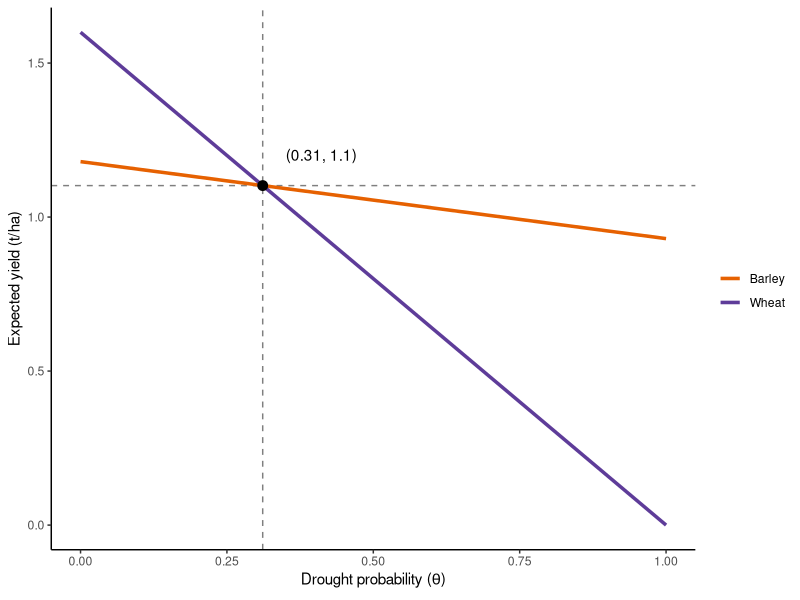

Write the R code that produced this figure. (Note: this script raises an error after producing the figure.)
## ---- chunk 1
knitr::opts_chunk$set(echo = FALSE, cache = TRUE)
library(raster)
library(ncdf4)
library(tidyverse)
library(patchwork)
## ---- chunk 2
wheat_dry <- 0
wheat_normal <- 1.6

barley_dry <- 0.93
barley_normal <- 1.18
## ---- chunk 3
expected_yield_wheat <- function(risk) {
  risk * wheat_dry + (1 - risk) * wheat_normal
}

expected_yield_barley <- function(risk) {
  risk * barley_dry + (1 - risk) * barley_normal
}

expected_yield <- function(risk) {
  expected_yield_wheat(risk) + expected_yield_barley(risk)
}

indiff <- tibble(risk = (barley_normal - wheat_normal) / (wheat_dry - wheat_normal - barley_dry + barley_normal),
                 yield = risk * wheat_dry + (1 - risk) * wheat_normal)
indiff_label <- paste0('(', round(indiff$risk, 2), ', ', round(indiff$yield, 2), ')')

tibble(risk = seq(0, 1, .1),
      Barley = expected_yield_barley(risk),
      Wheat = expected_yield_wheat(risk)) %>%
  gather(type, yield, Barley:Wheat) %>%
  ggplot(aes(risk, yield)) +
  geom_hline(yintercept = indiff$yield, linetype = 2, alpha = .5)+
  geom_vline(xintercept = indiff$risk, linetype = 2, alpha = .5) +
  geom_line(aes(color = type), size = 1.2) +
  geom_point(data = indiff, color = 'black', size = 3) +
  geom_text(data = indiff, label = indiff_label, nudge_x = 0.1, nudge_y = 0.1) +
  theme_classic() +
  #scale_color_manual(name = 'Crop', values = c('darkgoldenrod', 'lightgoldenrod')) +
  scale_color_manual(values = c('#e66101', '#5e3c99'), name = '') +
  labs(x = expression('Drought probability (' * theta * ')'), y = 'Expected yield (t/ha)')
## ---- chunk 4
konya <- matrix(c(32.5, 37.9), nrow = 1) # point at which to sample TraCE
## ---- chunk 5
# convective precipitation
precc <- map(
  list.files('../Data/PRECC', full.names = TRUE)[-12],
  ~ brick(.) %>%
    raster::extract(konya, df = TRUE) %>%
    select(-ID) %>%
    gather(time, precc)
) %>%
  bind_rows()

# large-scale precipitation
precl <- map(
  list.files('../Data/PRECL', full.names = TRUE)[-12],
  ~ brick(.) %>%
    raster::extract(konya, df = TRUE) %>%
    select(-ID) %>%
    gather(time, precl)
) %>%
  bind_rows()
## ---- chunk 6
sim_past <- left_join(precc, precl, by = 'time') %>%
  mutate(
    rainfall = (precc + precl) * 2.628e+9, # unit conversion
    year = rep(-10200:-5001, each = 12),
    # hardcode dates instead of using ncdf time because of date shift with averaging period
    month = rep(1:12, times = 5200)
  ) %>%
  select(-time,-precl,-precc) %>%
  mutate(water_year = if_else(month %in% 10:12, year + 1L, year)) %>%
  filter(!(month %in% c(6:9))) %>%
  group_by(water_year) %>%
  add_tally() %>%
  filter(n == 8) %>%
  summarise(precip = sum(rainfall)) %>%
  mutate(drought = precip < 300) %>%
  filter(between(water_year, -9500, -5500)) %>%
  mutate(time_step = ceiling(water_year / 50),
         year = time_step * 50) %>%
  group_by(year) %>%
  summarise(risk = sum(drought) / 50) %>%
  filter(year != min(year)) 
## ---- chunk 7
sim_past %>%
  ggplot(aes(year, risk, fill = risk, color = risk)) +
  geom_hline(yintercept = indiff$risk, color = 'black', linetype = 2, size = 1) +
  geom_col(width = 38)  +
  scale_fill_distiller(palette = 'PuOr') +
  scale_color_distiller(palette = 'PuOr')+
  theme_minimal() +
  labs(x = 'Years BP', y = 'Drought risk') + theme(legend.position = "none")
## ---- chunk 8
prior <- function(m, n) {
  domain <- seq(0,1,0.005)
  val <- dbeta(domain, n * m, n * (1 - m))
  tibble('x' = domain, 'y' = val)
}

tibble(Age = seq(5, 50, 5),
       risk = 0.5) %>%
  mutate(belief = map2(risk, Age, ~prior(.x, .y))) %>%
  unnest(cols = c(belief)) %>%
  ggplot(aes(x, y)) +
  geom_line(aes(group = Age, color = Age), size = 1.2, alpha = .8) +
  scale_color_distiller(palette = 'PuOr', guide = 'legend') +
  labs(x = expression('Perceived drought risk (' * theta * ')'), y = 'Density') +
  theme_classic()
## ---- chunk 9
prior2 <- function(a, b) {
  domain <- seq(0,1,0.005)
  val <- dbeta(domain, a, b)
  tibble('x' = domain, 'y' = val)
}

tibble(alpha = c(15 * 0.2, 50 * 0.2, 15 * 0.2 + 25 * 0.4, 50 * 0.2 + 25 * 0.4),
       beta = c(15 * 0.8, 50 * 0.8, 15 * 0.8 + 25 * 0.6, 50 * 0.8 + 25 * 0.6),
       time = factor(c('prior', 'prior', 'posterior', 'posterior'), levels = c('prior', 'posterior')),
       age = factor(c('15-year-old agent', '50-year-old agent', '15-year-old agent', '50-year-old agent'), levels = c('15-year-old agent', '50-year-old agent'))) %>%
  mutate(belief = map2(alpha, beta, ~prior2(.x, .y))) %>%
  unnest(cols = c(belief)) %>%
  ggplot(aes(x, y)) +
  geom_line(aes(group = time, color = time), size = 1.2, alpha = .8) +
scale_color_manual(values = c('#5e3c99', '#e66101'), name = '') +
    facet_wrap(~age, strip.position = 'bottom') +
    theme_classic() +
  theme(strip.background = element_blank(),
        legend.position = c(.43, .5),
        strip.placement = "outside") +
  labs(x = expression('Perceived drought risk (' * theta * ')'), y = 'Density')
## ---- chunk 10
agents <- tibble(id = 1:150, 
                 alpha = 1.5,
                 beta = 1.5,
                 risk = alpha / (alpha + beta),
                 crop = 'barley')
## ---- chunk 11
learn <- function(agents, drought) {
  if (drought == 'TRUE') wheat_yield <- wheat_dry; barley_yield <- barley_dry
  if (drought == 'FALSE') wheat_yield <- wheat_normal; barley_yield <- barley_normal

  agents %>%
    # farmer's turn to decide what to plant
      mutate(yield_exp = expected_yield(risk),
         barley_exp = expected_yield_barley(risk),
         wheat_exp = expected_yield_wheat(risk),
         crop = case_when(barley_exp > wheat_exp ~ 'barley',
                              barley_exp < wheat_exp ~ 'wheat',
                              barley_exp == wheat_exp ~ 'either'),
         prediction = map2(alpha, beta, ~rbeta(100, .x, .y)), # sample 100 as if agent is thinking in percentages
         wheat_prop = map_dbl(prediction, ~sum(. < indiff$risk)) / 100) %>%
      select(-prediction) %>%
  # nature's turn to decide realized yields
    mutate(alpha = drought + alpha,
           beta = beta + 1 - drought,
           risk = map2_dbl(alpha, beta, ~rbeta(1, .x, .y)))
}
## ---- chunk 12
make_droughts <- function() c(runif(25) < 0.2, runif(25) < 0.4, runif(25) < 0.2)

set.seed(11111)
droughts <- make_droughts()

run_sim <- function(droughts) {
  accumulate(droughts, ~learn(.x, .y), .init = agents) %>% 
    bind_rows(.id = 'time') %>%
    mutate(time = as.numeric(time)) %>%
    filter(time > 1)
}

sim1 <- run_sim(droughts)
## ---- chunk 13
a <- ggplot(sim1) +
  geom_rect(aes(xmin = 25, xmax = 50, ymin = -Inf, ymax = Inf), fill = 'lightgray', alpha = .1) +
  geom_point(aes(time, risk), alpha = .1) +
  geom_hline(yintercept = indiff$risk, color = 'red', linetype = 2) +
  theme_classic() +
  labs(x = 'Year', y = 'Perceived drought risk')

b <- sim1 %>%
  group_by(time, crop) %>%
  tally() %>%
ggplot(aes(time, n, fill = crop, color = crop)) +
  geom_bar(width = 1, stat = 'identity', position = 'fill') +
    scale_fill_manual(values = c('#f1a340', '#998ec3'), name = '') + 
    scale_color_manual(values = c('#f1a340', '#998ec3'), name = '') + 
    labs(x = 'Year', y = 'Wheat proportion') +
  theme_classic()

a / b
